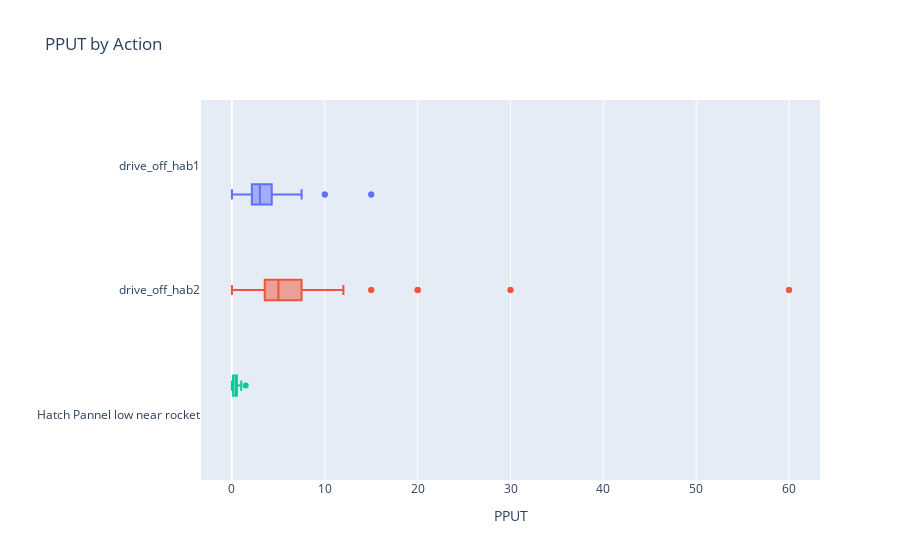

Notebook code for this chart:
### Code cell
fig = px.box(df, x="pput", y="robot", title='PPUT by Action', labels={'pput': 'PPUT', 'robot': ""},
             points="outliers", hover_data=['clock','pput'], color='robot', orientation="h")
fig.update_layout(legend=dict(x=-0, y=-0.3), showlegend=False)
fig.show()

### Figure 1 — Plotly figure (JSON) as saved in the notebook; plotly's stock layout.template omitted (floating-point values rounded to 4 significant figures; data arrays with more than 128 entries replaced by an {"elided": "..."} marker saying what was removed)
{"data": [{"alignmentgroup": "True", "boxpoints": "outliers", "customdata": {"elided": "104x2 float values"}, "hoverlabel": {"namelength": 0}, "hovertemplate": "=%{y}<br>PPUT=%{customdata[1]}<br>clock=%{customdata[0]}", "legendgroup": "=drive_off_hab1", "marker": {"color": "#636efa"}, "name": "=drive_off_hab1", "notched": false, "offsetgroup": "=drive_off_hab1", "orientation": "h", "showlegend": true, "type": "box", "x": [10.0, 3.75, 4.286, 7.5, 2.5, 3.75, 2.5, 2.143, 2.727, 3.75, 5, 3.75, 2.143, 3.333, 2.143, 3.333, 0, 1.25, 3.333, 6, 2.727, 3.0, 4.286, 4.286, 1.667, 5, 2.308, 7.5, 1.5, 2.308, 2.308, 2.727, 1.765, 5, 3.0, 3.75, 7.5, 2.0, 2.0, 2.143, 4.286, 2.0, 2.308, 3.333, 2.143, 3.75, 3.333, 3.333, 0, 1.111, 4.286, 5, 3.75, 15, 3.0, 5, 7.5, 2.5, 1.579, 1.429, 1.667, 5, 2.0, 3.333, 7.5, 2.5, 3.0, 6, 1.765, 3.75, 2.5, 3.75, 2.5, 1.667, 2.5, 0, 2.5, 2.5, 3.333, 6, 1.765, 7.5, 2.143, 4.286, 1.875, 3.333, 3.0, 2.308, 3.333, 10.0, 2.143, 5, 0, 1.154, 1.875, 15, 7.5, 6, 5, 3.75, 3.0, 5, 3.333, 2.727], "x0": " ", "xaxis": "x", "y": ["drive_off_hab1", "drive_off_hab1", "drive_off_hab1", "drive_off_hab1", "drive_off_hab1", "drive_off_hab1", "drive_off_hab1", "drive_off_hab1", "drive_off_hab1", "drive_off_hab1", "drive_off_hab1", "drive_off_hab1", "drive_off_hab1", "drive_off_hab1", "drive_off_hab1", "drive_off_hab1", "drive_off_hab1", "drive_off_hab1", "drive_off_hab1", "drive_off_hab1", "drive_off_hab1", "drive_off_hab1", "drive_off_hab1", "drive_off_hab1", "drive_off_hab1", "drive_off_hab1", "drive_off_hab1", "drive_off_hab1", "drive_off_hab1", "drive_off_hab1", "drive_off_hab1", "drive_off_hab1", "drive_off_hab1", "drive_off_hab1", "drive_off_hab1", "drive_off_hab1", "drive_off_hab1", "drive_off_hab1", "drive_off_hab1", "drive_off_hab1", "drive_off_hab1", "drive_off_hab1", "drive_off_hab1", "drive_off_hab1", "drive_off_hab1", "drive_off_hab1", "drive_off_hab1", "drive_off_hab1", "drive_off_hab1", "drive_off_hab1", "drive_off_hab1", "drive_off_hab1", "drive_off_hab1", "drive_off_hab1", "drive_off_hab1", "drive_off_hab1", "drive_off_hab1", "drive_off_hab1", "drive_off_hab1", "drive_off_hab1", "drive_off_hab1", "drive_off_hab1", "drive_off_hab1", "drive_off_hab1", "drive_off_hab1", "drive_off_hab1", "drive_off_hab1", "drive_off_hab1", "drive_off_hab1", "drive_off_hab1", "drive_off_hab1", "drive_off_hab1", "drive_off_hab1", "drive_off_hab1", "drive_off_hab1", "drive_off_hab1", "drive_off_hab1", "drive_off_hab1", "drive_off_hab1", "drive_off_hab1", "drive_off_hab1", "drive_off_hab1", "drive_off_hab1", "drive_off_hab1", "drive_off_hab1", "drive_off_hab1", "drive_off_hab1", "drive_off_hab1", "drive_off_hab1", "drive_off_hab1", "drive_off_hab1", "drive_off_hab1", "drive_off_hab1", "drive_off_hab1", "drive_off_hab1", "drive_off_hab1", "drive_off_hab1", "drive_off_hab1", "drive_off_hab1", "drive_off_hab1", "drive_off_hab1", "drive_off_hab1", "drive_off_hab1", "drive_off_hab1"], "y0": " ", "yaxis": "y"}, {"alignmentgroup": "True", "boxpoints": "outliers", "customdata": {"elided": "106x2 float values"}, "hoverlabel": {"namelength": 0}, "hovertemplate": "=%{y}<br>PPUT=%{customdata[1]}<br>clock=%{customdata[0]}", "legendgroup": "=drive_off_hab2", "marker": {"color": "#EF553B"}, "name": "=drive_off_hab2", "notched": false, "offsetgroup": "=drive_off_hab2", "orientation": "h", "showlegend": true, "type": "box", "x": [12, 7.5, 20.0, 6.667, 4.0, 4.286, 3.333, 3.529, 12, 7.5, 10, 60, 4.615, 5, 12, 0, 3.158, 5.455, 15, 10, 5, 7.5, 6.667, 10, 3.75, 6.0, 3.333, 4.286, 30, 3.158, 5.455, 4.286, 7.5, 12, 4.0, 4.286, 6.0, 0, 6.0, 2.727, 15, 3.529, 3.529, 4.286, 4.286, 3.333, 4.615, 4.0, 10, 7.5, 3.158, 4.615, 3.0, 4.0, 6.667, 5.455, 6.0, 6.667, 3.529, 5, 3.0, 7.5, 5, 0, 2.308, 6.0, 60, 2.727, 7.5, 6.667, 5.455, 3.75, 4.0, 4.615, 8.571, 3.333, 6.667, 6.0, 30, 0, 3.333, 6.0, 4.615, 4.286, 3.0, 2.727, 6.667, 8.571, 6.667, 4.615, 0, 2.0, 12, 20.0, 12, 0, 1.935, 20.0, 6.0, 5.455, 7.5, 12, 6.0, 3.75, 3.75, 3.158], "x0": " ", "xaxis": "x", "y": ["drive_off_hab2", "drive_off_hab2", "drive_off_hab2", "drive_off_hab2", "drive_off_hab2", "drive_off_hab2", "drive_off_hab2", "drive_off_hab2", "drive_off_hab2", "drive_off_hab2", "drive_off_hab2", "drive_off_hab2", "drive_off_hab2", "drive_off_hab2", "drive_off_hab2", "drive_off_hab2", "drive_off_hab2", "drive_off_hab2", "drive_off_hab2", "drive_off_hab2", "drive_off_hab2", "drive_off_hab2", "drive_off_hab2", "drive_off_hab2", "drive_off_hab2", "drive_off_hab2", "drive_off_hab2", "drive_off_hab2", "drive_off_hab2", "drive_off_hab2", "drive_off_hab2", "drive_off_hab2", "drive_off_hab2", "drive_off_hab2", "drive_off_hab2", "drive_off_hab2", "drive_off_hab2", "drive_off_hab2", "drive_off_hab2", "drive_off_hab2", "drive_off_hab2", "drive_off_hab2", "drive_off_hab2", "drive_off_hab2", "drive_off_hab2", "drive_off_hab2", "drive_off_hab2", "drive_off_hab2", "drive_off_hab2", "drive_off_hab2", "drive_off_hab2", "drive_off_hab2", "drive_off_hab2", "drive_off_hab2", "drive_off_hab2", "drive_off_hab2", "drive_off_hab2", "drive_off_hab2", "drive_off_hab2", "drive_off_hab2", "drive_off_hab2", "drive_off_hab2", "drive_off_hab2", "drive_off_hab2", "drive_off_hab2", "drive_off_hab2", "drive_off_hab2", "drive_off_hab2", "drive_off_hab2", "drive_off_hab2", "drive_off_hab2", "drive_off_hab2", "drive_off_hab2", "drive_off_hab2", "drive_off_hab2", "drive_off_hab2", "drive_off_hab2", "drive_off_hab2", "drive_off_hab2", "drive_off_hab2", "drive_off_hab2", "drive_off_hab2", "drive_off_hab2", "drive_off_hab2", "drive_off_hab2", "drive_off_hab2", "drive_off_hab2", "drive_off_hab2", "drive_off_hab2", "drive_off_hab2", "drive_off_hab2", "drive_off_hab2", "drive_off_hab2", "drive_off_hab2", "drive_off_hab2", "drive_off_hab2", "drive_off_hab2", "drive_off_hab2", "drive_off_hab2", "drive_off_hab2", "drive_off_hab2", "drive_off_hab2", "drive_off_hab2", "drive_off_hab2", "drive_off_hab2", "drive_off_hab2"], "y0": " ", "yaxis": "y"}, {"alignmentgroup": "True", "boxpoints": "outliers", "customdata": {"elided": "120x2 float values"}, "hoverlabel": {"namelength": 0}, "hovertemplate": "=%{y}<br>PPUT=%{customdata[1]}<br>clock=%{customdata[0]}", "legendgroup": "=Hatch Pannel low near rocket", "marker": {"color": "#00cc96"}, "name": "=Hatch Pannel low near rocket", "notched": false, "offsetgroup": "=Hatch Pannel low near rocket", "orientation": "h", "showlegend": true, "type": "box", "x": [0.5556, 0.4396, 0.4598, 1.0, 0.3774, 0, 0.2685, 0, 0.2721, 0.5, 0.5063, 0.5263, 0.5797, 0, 0.1111, 0.5263, 0, 0.1163, 0, 0.1124, 0.6897, 0.4938, 0, 0.1266, 1.481, 0.8, 0.3883, 0.3636, 0.5333, 0, 0, 0.5556, 0, 0, 0.1274, 0.597, 0.625, 0.4706, 0.5063, 0.4396, 0.5797, 0.8163, 0, 0.1307, 0.354, 0.5714, 0.7143, 0.5, 0.5405, 0.5, 0.8333, 0.5405, 0.4124, 0.4706, 0.4494, 0.5, 0, 0, 0.5063, 0, 0.3008, 0.4938, 0, 0, 0, 0.2721, 0, 0.1299, 0.6061, 0.367, 0.404, 0.4762, 0.4819, 0.4651, 0.5195, 0.5333, 0.4938, 0.4762, 0.4167, 0.5, 0.3509, 0.6349, 0, 0.2685, 0.5556, 0.6061, 0.4598, 0.5128, 0.3846, 0.5263, 0.3922, 0, 0.113, 0.4819, 0.5797, 0.404, 0, 0.102, 0, 0.1117, 0.7407, 0.4762, 0.5063, 0.4819, 0.3704, 0.7692, 0.678, 0.4706, 0.4494, 0.7407, 0.6557, 0.5634, 0.6061, 0, 0.1183, 0.4938, 0.4545, 0.5063, 0.5, 0.5714], "x0": " ", "xaxis": "x", "y": ["Hatch Pannel low near rocket", "Hatch Pannel low near rocket", "Hatch Pannel low near rocket", "Hatch Pannel low near rocket", "Hatch Pannel low near rocket", "Hatch Pannel low near rocket", "Hatch Pannel low near rocket", "Hatch Pannel low near rocket", "Hatch Pannel low near rocket", "Hatch Pannel low near rocket", "Hatch Pannel low near rocket", "Hatch Pannel low near rocket", "Hatch Pannel low near rocket", "Hatch Pannel low near rocket", "Hatch Pannel low near rocket", "Hatch Pannel low near rocket", "Hatch Pannel low near rocket", "Hatch Pannel low near rocket", "Hatch Pannel low near rocket", "Hatch Pannel low near rocket", "Hatch Pannel low near rocket", "Hatch Pannel low near rocket", "Hatch Pannel low near rocket", "Hatch Pannel low near rocket", "Hatch Pannel low near rocket", "Hatch Pannel low near rocket", "Hatch Pannel low near rocket", "Hatch Pannel low near rocket", "Hatch Pannel low near rocket", "Hatch Pannel low near rocket", "Hatch Pannel low near rocket", "Hatch Pannel low near rocket", "Hatch Pannel low near rocket", "Hatch Pannel low near rocket", "Hatch Pannel low near rocket", "Hatch Pannel low near rocket", "Hatch Pannel low near rocket", "Hatch Pannel low near rocket", "Hatch Pannel low near rocket", "Hatch Pannel low near rocket", "Hatch Pannel low near rocket", "Hatch Pannel low near rocket", "Hatch Pannel low near rocket", "Hatch Pannel low near rocket", "Hatch Pannel low near rocket", "Hatch Pannel low near rocket", "Hatch Pannel low near rocket", "Hatch Pannel low near rocket", "Hatch Pannel low near rocket", "Hatch Pannel low near rocket", "Hatch Pannel low near rocket", "Hatch Pannel low near rocket", "Hatch Pannel low near rocket", "Hatch Pannel low near rocket", "Hatch Pannel low near rocket", "Hatch Pannel low near rocket", "Hatch Pannel low near rocket", "Hatch Pannel low near rocket", "Hatch Pannel low near rocket", "Hatch Pannel low near rocket", "Hatch Pannel low near rocket", "Hatch Pannel low near rocket", "Hatch Pannel low near rocket", "Hatch Pannel low near rocket", "Hatch Pannel low near rocket", "Hatch Pannel low near rocket", "Hatch Pannel low near rocket", "Hatch Pannel low near rocket", "Hatch Pannel low near rocket", "Hatch Pannel low near rocket", "Hatch Pannel low near rocket", "Hatch Pannel low near rocket", "Hatch Pannel low near rocket", "Hatch Pannel low near rocket", "Hatch Pannel low near rocket", "Hatch Pannel low near rocket", "Hatch Pannel low near rocket", "Hatch Pannel low near rocket", "Hatch Pannel low near rocket", "Hatch Pannel low near rocket", "Hatch Pannel low near rocket", "Hatch Pannel low near rocket", "Hatch Pannel low near rocket", "Hatch Pannel low near rocket", "Hatch Pannel low near rocket", "Hatch Pannel low near rocket", "Hatch Pannel low near rocket", "Hatch Pannel low near rocket", "Hatch Pannel low near rocket", "Hatch Pannel low near rocket", "Hatch Pannel low near rocket", "Hatch Pannel low near rocket", "Hatch Pannel low near rocket", "Hatch Pannel low near rocket", "Hatch Pannel low near rocket", "Hatch Pannel low near rocket", "Hatch Pannel low near rocket", "Hatch Pannel low near rocket", "Hatch Pannel low near rocket", "Hatch Pannel low near rocket", "Hatch Pannel low near rocket", "Hatch Pannel low near rocket", "Hatch Pannel low near rocket", "Hatch Pannel low near rocket", "Hatch Pannel low near rocket", "Hatch Pannel low near rocket", "Hatch Pannel low near rocket", "Hatch Pannel low near rocket", "Hatch Pannel low near rocket", "Hatch Pannel low near rocket", "Hatch Pannel low near rocket", "Hatch Pannel low near rocket", "Hatch Pannel low near rocket", "Hatch Pannel low near rocket", "Hatch Pannel low near rocket", "Hatch Pannel low near rocket", "Hatch Pannel low near rocket", "Hatch Pannel low near rocket", "Hatch Pannel low near rocket", "Hatch Pannel low near rocket"], "y0": " ", "yaxis": "y"}], "layout": {"boxmode": "group", "legend": {"tracegroupgap": 0, "x": 0, "y": -0.3}, "showlegend": false, "title": {"text": "PPUT by Action"}, "xaxis": {"anchor": "y", "domain": [0, 1], "title": {"text": "PPUT"}}, "yaxis": {"anchor": "x", "categoryarray": ["Hatch Pannel low near rocket", "drive_off_hab2", "drive_off_hab1"], "categoryorder": "array", "domain": [0, 1], "title": {"text": ""}}}}
